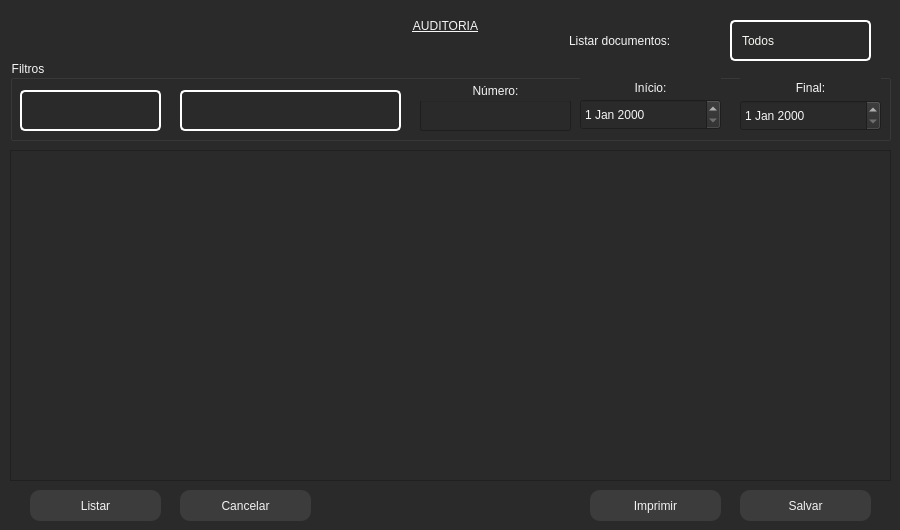
     <widget class="QWidget" name="tab_4">
      <property name="styleSheet">
       <string notr="true">QLabel{

background-color: transparent;

}



QWidget

{

background-color: rgb(42, 42, 42);

color: rgb(245, 245, 245);

}



QPushButton

{

 background-color:rgb(60,60,60);

 color:rgb(242,242,242);

 border-radius:10px;

}



QPushButton:Hover

{

 background-color:rgb(142,142,142);

 border-radius:10px;

 color:rgb(42, 42, 42);

 border-bottom:2px solid grey;

 border-right:2px solid grey;

}



QPushButton:Pressed

{

 color:rgb(242,242,242);

 border-radius:10px;

 background-color:rgb(42, 42, 42);

 border:2px solid grey;

 padding: 5px;

 font: 75 13pt &quot;MS Shell Dlg 2&quot;;

}



QComboBox{

border: 2px solid white;

color: rgb(248, 248, 242);

padding: 10px;

border-radius: 5px

}



QComboBox:drop-down {

border: 0px

}



QComboBox:down-arrow {

image: url(:/icons/icons/chevron-down.svg);

margin-right:10

}



QComboBox:on {

border: 2px solid rgb(248, 248, 242);

}



QComboBox QListView {

border: 2px solid white;

color: rgb(248, 248, 242);

padding: 10px;

border-radius: 5px

}



QComboBox QListView:item{

padding-left: 10px;

background-color: rgb(40, 42, 54);

}



QComboBox QListView:item:hover{

background-color: rgb(29, 30, 40);

}



QComboBox QListView:item:selected{

background-color: rgb(29, 30, 40);

}</string>
      </property>
      <attribute name="title">
       <string>Auditoria</string>
      </attribute>
      <widget class="QLabel" name="label_4">
       <property name="geometry">
        <rect>
         <x>0</x>
         <y>0</y>
         <width>891</width>
         <height>51</height>
        </rect>
       </property>
       <property name="styleSheet">
        <string notr="true">font: 75 18pt &quot;MS Shell Dlg 2&quot;;

text-decoration: underline;</string>
       </property>
       <property name="text">
        <string>AUDITORIA</string>
       </property>
       <property name="alignment">
        <set>Qt::AlignCenter</set>
       </property>
      </widget>
      <widget class="QGroupBox" name="groupBox">
       <property name="geometry">
        <rect>
         <x>10</x>
         <y>60</y>
         <width>881</width>
         <height>81</height>
        </rect>
       </property>
       <property name="title">
        <string>Filtros</string>
       </property>
       <widget class="QComboBox" name="comboBoxFiltro">
        <property name="geometry">
         <rect>
          <x>10</x>
          <y>30</y>
          <width>141</width>
          <height>41</height>
         </rect>
        </property>
       </widget>
       <widget class="QComboBox" name="comboBoxDinamica">
        <property name="geometry">
         <rect>
          <x>170</x>
          <y>30</y>
          <width>221</width>
          <height>41</height>
         </rect>
        </property>
       </widget>
       <widget class="QLineEdit" name="lineEditAnoCert">
        <property name="geometry">
         <rect>
          <x>410</x>
          <y>40</y>
          <width>51</width>
          <height>31</height>
         </rect>
        </property>
        <property name="styleSheet">
         <string notr="true"/>
        </property>
        <property name="maxLength">
         <number>2</number>
        </property>
       </widget>
       <widget class="QLineEdit" name="lineEditNumCert">
        <property name="geometry">
         <rect>
          <x>470</x>
          <y>40</y>
          <width>91</width>
          <height>31</height>
         </rect>
        </property>
        <property name="maxLength">
         <number>6</number>
        </property>
       </widget>
       <widget class="QDateEdit" name="dateEditInicio">
        <property name="geometry">
         <rect>
          <x>570</x>
          <y>39</y>
          <width>141</width>
          <height>31</height>
         </rect>
        </property>
       </widget>
       <widget class="QLabel" name="label_final">
        <property name="geometry">
         <rect>
          <x>570</x>
          <y>17</y>
          <width>141</width>
          <height>21</height>
         </rect>
        </property>
        <property name="text">
         <string>Início:</string>
        </property>
        <property name="alignment">
         <set>Qt::AlignCenter</set>
        </property>
       </widget>
       <widget class="QLabel" name="label_7">
        <property name="geometry">
         <rect>
          <x>730</x>
          <y>17</y>
          <width>141</width>
          <height>21</height>
         </rect>
        </property>
        <property name="text">
         <string>Final:</string>
        </property>
        <property name="alignment">
         <set>Qt::AlignCenter</set>
        </property>
       </widget>
       <widget class="QDateEdit" name="dateEditFinal">
        <property name="geometry">
         <rect>
          <x>730</x>
          <y>40</y>
          <width>141</width>
          <height>31</height>
         </rect>
        </property>
       </widget>
       <widget class="QLineEdit" name="lineEditNumDocumento">
        <property name="geometry">
         <rect>
          <x>410</x>
          <y>40</y>
          <width>151</width>
          <height>31</height>
         </rect>
        </property>
        <property name="maxLength">
         <number>6</number>
        </property>
       </widget>
       <widget class="QLabel" name="label_certidao">
        <property name="geometry">
         <rect>
          <x>410</x>
          <y>20</y>
          <width>151</width>
          <height>21</height>
         </rect>
        </property>
        <property name="text">
         <string>Ano:   Número:</string>
        </property>
        <property name="alignment">
         <set>Qt::AlignCenter</set>
        </property>
       </widget>
       <widget class="QLabel" name="label_documento">
        <property name="geometry">
         <rect>
          <x>410</x>
          <y>20</y>
          <width>151</width>
          <height>21</height>
         </rect>
        </property>
        <property name="text">
         <string>Número:</string>
        </property>
        <property name="alignment">
         <set>Qt::AlignCenter</set>
        </property>
       </widget>
       <zorder>label_final</zorder>
       <zorder>comboBoxFiltro</zorder>
       <zorder>comboBoxDinamica</zorder>
       <zorder>lineEditAnoCert</zorder>
       <zorder>lineEditNumCert</zorder>
       <zorder>dateEditInicio</zorder>
       <zorder>label_7</zorder>
       <zorder>dateEditFinal</zorder>
       <zorder>lineEditNumDocumento</zorder>
       <zorder>label_certidao</zorder>
       <zorder>label_documento</zorder>
      </widget>
      <widget class="QTableWidget" name="tableWidget">
       <property name="geometry">
        <rect>
         <x>10</x>
         <y>150</y>
         <width>881</width>
         <height>331</height>
        </rect>
       </property>
      </widget>
      <widget class="QPushButton" name="buttonListar">
       <property name="geometry">
        <rect>
         <x>30</x>
         <y>490</y>
         <width>131</width>
         <height>31</height>
        </rect>
       </property>
       <property name="text">
        <string>Listar</string>
       </property>
      </widget>
      <widget class="QPushButton" name="buttonCancelar">
       <property name="geometry">
        <rect>
         <x>180</x>
         <y>490</y>
         <width>131</width>
         <height>31</height>
        </rect>
       </property>
       <property name="text">
        <string>Cancelar</string>
       </property>
      </widget>
      <widget class="QPushButton" name="buttonImprimir">
       <property name="geometry">
        <rect>
         <x>590</x>
         <y>490</y>
         <width>131</width>
         <height>31</height>
        </rect>
       </property>
       <property name="text">
        <string>Imprimir</string>
       </property>
      </widget>
      <widget class="QPushButton" name="buttonSalvar">
       <property name="geometry">
        <rect>
         <x>740</x>
         <y>490</y>
         <width>131</width>
         <height>31</height>
        </rect>
       </property>
       <property name="text">
        <string>Salvar</string>
       </property>
      </widget>
      <widget class="QComboBox" name="filtro_listar_documentos">
       <property name="geometry">
        <rect>
         <x>730</x>
         <y>20</y>
         <width>141</width>
         <height>41</height>
        </rect>
       </property>
       <item>
        <property name="text">
         <string>Todos</string>
        </property>
       </item>
       <item>
        <property name="text">
         <string>Corretos</string>
        </property>
       </item>
       <item>
        <property name="text">
         <string>Incorretos</string>
        </property>
       </item>
      </widget>
      <widget class="QLabel" name="label_listar_documentos">
       <property name="geometry">
        <rect>
         <x>569</x>
         <y>20</y>
         <width>161</width>
         <height>41</height>
        </rect>
       </property>
       <property name="text">
        <string>Listar documentos:</string>
       </property>
      </widget>
     </widget>
